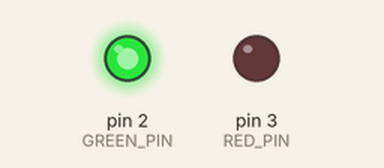
Bench run of a sketch on a simulated Arduino Uno, built with avr-gcc and run on an emulated ATmega328P. Parts: output pins drawn as LEDs (lit = HIGH).

Above: at 2.5 s.
At 16.5 s:
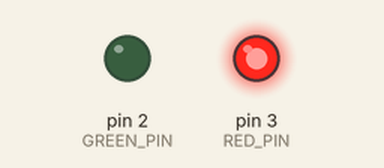
At 30.7 s:
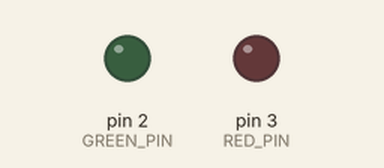
Timing chart, 0 to 31.2 s (numbered marks = the images above):
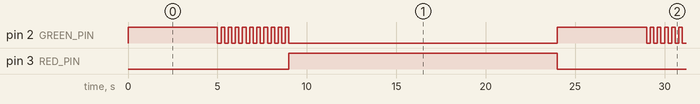

Measured:
- by itself, pin 2 (GREEN_PIN): repeats every 24.0 s: 10 × (LOW 0.20 s, HIGH 0.20 s), LOW 15.0 s, HIGH 5.0 s
- by itself, pin 3 (RED_PIN): alternates HIGH for 15.0 s and LOW for 9.0 s
- by itself, everything shown: repeats every 24.0 s, in 22 steps

The sketch:

TrafficLight.ino
```cpp
const int GREEN_PIN = 2;
const int RED_PIN = 3;

void setup() {
  pinMode(GREEN_PIN,OUTPUT);
  pinMode(RED_PIN,OUTPUT);
}

void loop() {

  // Green Signal
  digitalWrite(RED_PIN, LOW);
  digitalWrite(GREEN_PIN, HIGH);
  delay(5000);

  // Blinking Green Signal
  for(int i=0; i<10; i++){
    digitalWrite(GREEN_PIN, LOW);
    delay(200);
    digitalWrite(GREEN_PIN, HIGH);
    delay(200);
  }

  // Red Signal
  digitalWrite(GREEN_PIN, LOW);
  digitalWrite(RED_PIN, HIGH);
  delay(15000);

}
```
